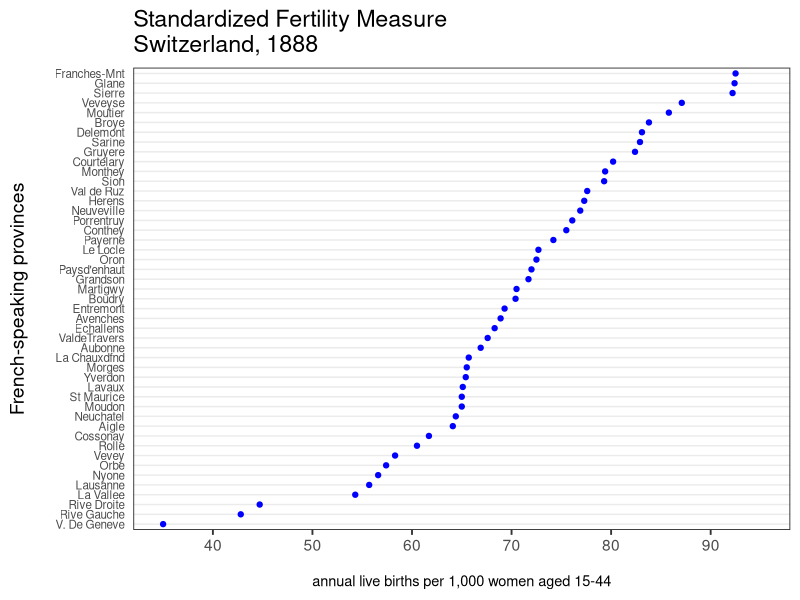
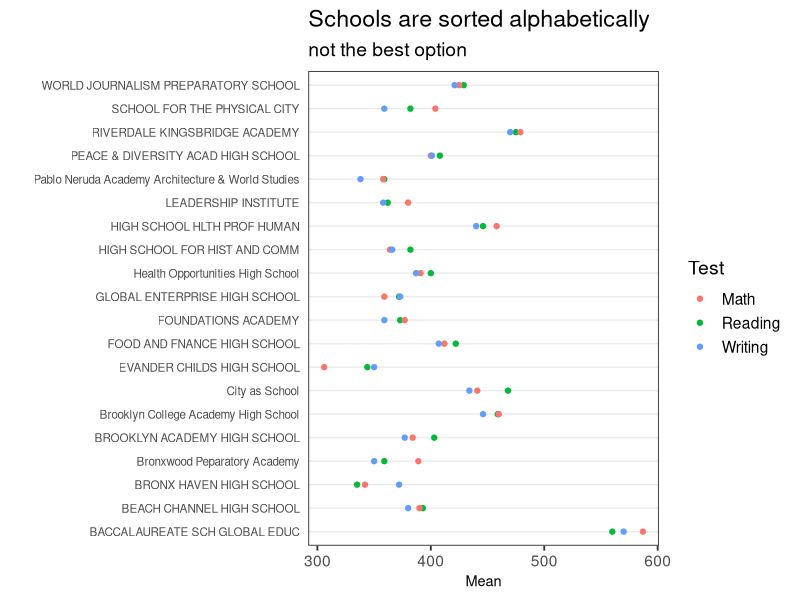
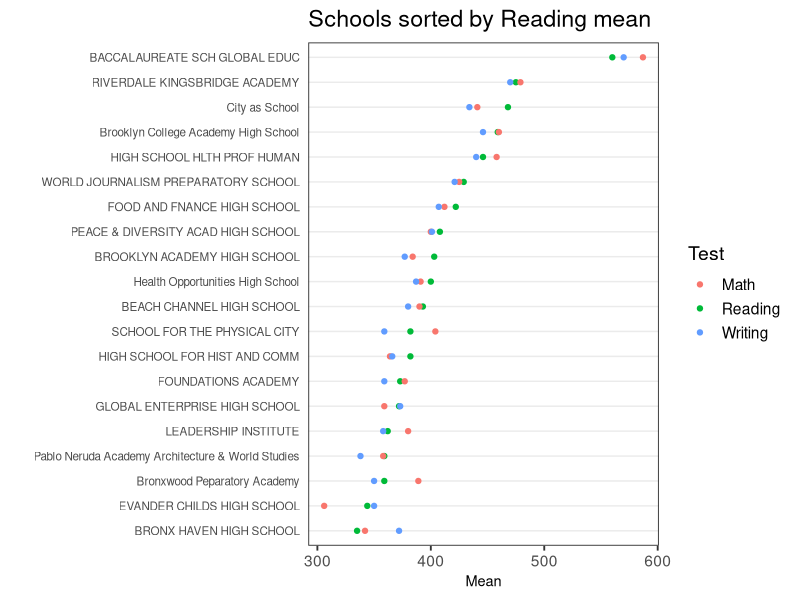
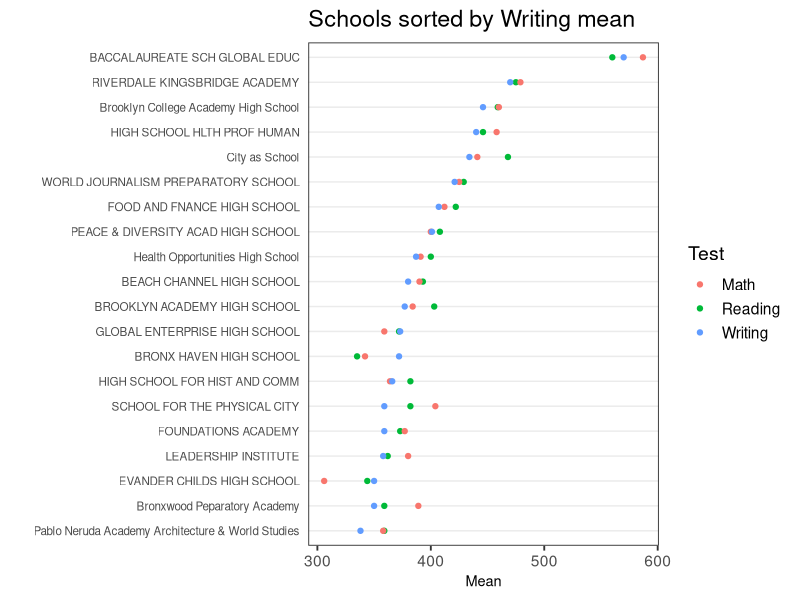
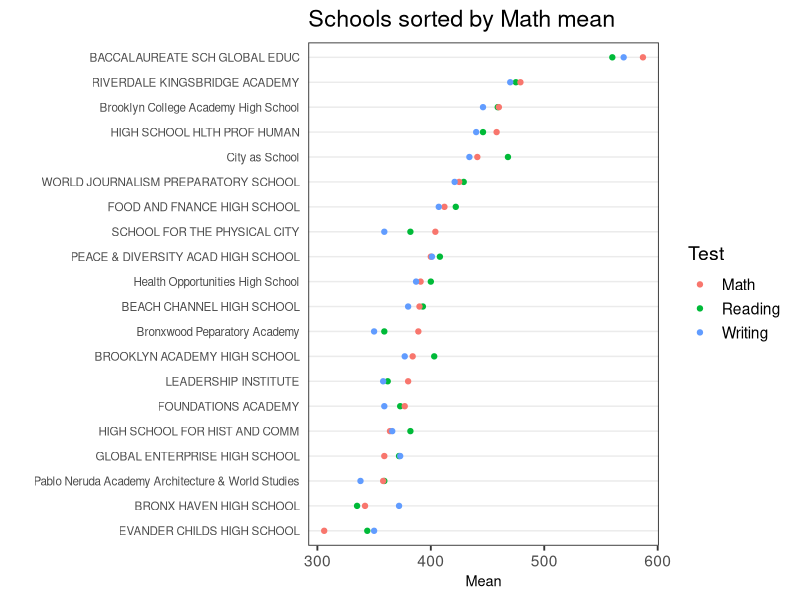

These charts were generated, in order, by the following R code:
## ---- chunk 1
library(tidyverse)
# create a theme for dot plots, which can be reused
theme_dotplot <- theme_bw(14) +
    theme(axis.text.y = element_text(size = rel(.75)),
    	axis.ticks.y = element_blank(),
        axis.title.x = element_text(size = rel(.75)),
        panel.grid.major.x = element_blank(),
        panel.grid.major.y = element_line(size = 0.5),
        panel.grid.minor.x = element_blank())
        
# move row names to a dataframe column        
df <-  swiss %>% tibble::rownames_to_column("Province")

# create the plot
ggplot(df, aes(x = Fertility, y = reorder(Province, Fertility))) +
	geom_point(color = "blue") +
	scale_x_continuous(limits = c(35, 95),
		breaks = seq(40, 90, 10)) +
	theme_dotplot +
	xlab("\nannual live births per 1,000 women aged 15-44") +
	ylab("French-speaking provinces\n") +
	ggtitle("Standardized Fertility Measure\nSwitzerland, 1888")
## ---- chunk 2
df <- read_csv("data/SAT2010.csv", na = "s")

set.seed(5293)
tidydf <- df %>%
  filter(!is.na(`Critical Reading Mean`)) %>%
  sample_n(20) %>%
  rename(Reading = "Critical Reading Mean", Math = "Mathematics Mean",
         Writing = "Writing Mean") %>%
  gather(key = "Test", value = "Mean", "Reading", "Math", "Writing")

ggplot(tidydf, aes(Mean, `School Name`, color = Test)) +
  geom_point() +
  ggtitle("Schools are sorted alphabetically", sub = "not the best option") + ylab("") +
  theme_dotplot
## ---- chunk 3
ggplot(tidydf, 
       aes(Mean, fct_reorder2(`School Name`, Test=="Reading", Mean, .desc = FALSE),
           color = Test)) +
  geom_point() + ggtitle("Schools sorted by Reading mean") + ylab("") +
  theme_dotplot 
## ---- chunk 4
ggplot(tidydf, 
       aes(Mean, fct_reorder2(`School Name`, Test, Mean, .desc = FALSE),
           color = Test)) +
  geom_point() + ggtitle("Schools sorted by Writing mean") + ylab("") +
  theme_dotplot
## ---- chunk 5
ggplot(tidydf, 
       aes(Mean, fct_reorder2(`School Name`, Test, Mean, .fun = first2, .desc = FALSE),
           color = Test)) +
  geom_point() + ggtitle("Schools sorted by Math mean") + ylab("") +
  theme_dotplot
